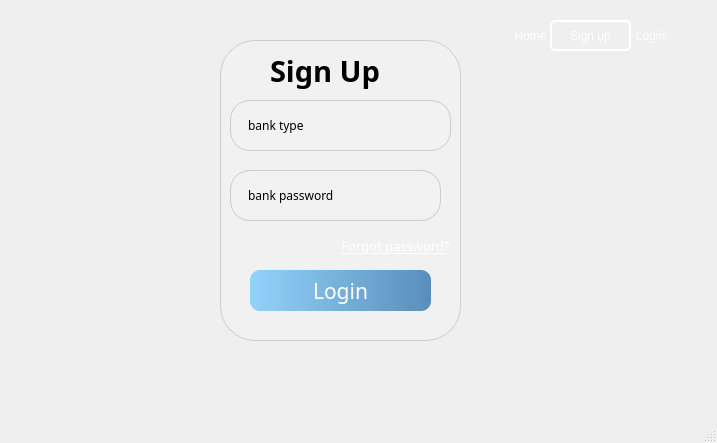
<?xml version="1.0" encoding="UTF-8"?>
<ui version="4.0">
 <class>MainWindow</class>
 <widget class="QMainWindow" name="MainWindow">
  <property name="geometry">
   <rect>
    <x>0</x>
    <y>0</y>
    <width>717</width>
    <height>443</height>
   </rect>
  </property>
  <property name="windowTitle">
   <string>MainWindow</string>
  </property>
  <widget class="QWidget" name="centralwidget">
   <widget class="QPushButton" name="pushButton">
    <property name="geometry">
     <rect>
      <x>610</x>
      <y>20</y>
      <width>81</width>
      <height>31</height>
     </rect>
    </property>
    <property name="styleSheet">
     <string notr="true">border-radius:5px;

color:rgb(255, 255, 255)</string>
    </property>
    <property name="text">
     <string>Login</string>
    </property>
   </widget>
   <widget class="QPushButton" name="pushButton_7">
    <property name="geometry">
     <rect>
      <x>550</x>
      <y>20</y>
      <width>81</width>
      <height>31</height>
     </rect>
    </property>
    <property name="styleSheet">
     <string notr="true">border-radius:5px;
color:rgb(255, 255, 255);
border: 2px solid white;;
</string>
    </property>
    <property name="text">
     <string>Sign up</string>
    </property>
   </widget>
   <widget class="QLabel" name="label">
    <property name="geometry">
     <rect>
      <x>220</x>
      <y>40</y>
      <width>241</width>
      <height>301</height>
     </rect>
    </property>
    <property name="styleSheet">
     <string notr="true">border: 1px solid #cccccc; /* Light gray border */
    border-radius: 35px; /* Rounded corners */
    background-color: rgba(255, 255, 255, 0.1); /* Transparent-like background */
    padding: 15px; /* Padding to create space around the text */</string>
    </property>
    <property name="text">
     <string/>
    </property>
   </widget>
   <widget class="QLineEdit" name="lineEdit">
    <property name="geometry">
     <rect>
      <x>230</x>
      <y>100</y>
      <width>221</width>
      <height>51</height>
     </rect>
    </property>
    <property name="font">
     <font>
      <family>Segoe Script</family>
     </font>
    </property>
    <property name="styleSheet">
     <string notr="true">border: 1px solid #cccccc; /* Light gray border */
border-radius: 20px; /* Rounded corners */
background-color: rgba(255, 255, 255, 0.1); /* Transparent-like background */
padding: 15px; /* Padding to create space around the text */</string>
    </property>
    <property name="text">
     <string>bank type</string>
    </property>
    <property name="echoMode">
     <enum>QLineEdit::EchoMode::Normal</enum>
    </property>
    <property name="placeholderText">
     <string>Usename</string>
    </property>
   </widget>
   <widget class="QPushButton" name="pushButton_6">
    <property name="geometry">
     <rect>
      <x>250</x>
      <y>270</y>
      <width>181</width>
      <height>41</height>
     </rect>
    </property>
    <property name="font">
     <font>
      <family>Segoe Script</family>
      <pointsize>16</pointsize>
     </font>
    </property>
    <property name="styleSheet">
     <string notr="true">color:rgb(255, 255, 255);
background: qlineargradient(spread:pad, x1:0, y1:0.5, x2:1, y2:0.5, stop:0 #87CEFA, stop:1 #4682B4);
border-radius:10px;
</string>
    </property>
    <property name="text">
     <string>Login</string>
    </property>
   </widget>
   <widget class="QLabel" name="label_3">
    <property name="geometry">
     <rect>
      <x>240</x>
      <y>60</y>
      <width>81</width>
      <height>21</height>
     </rect>
    </property>
    <property name="font">
     <font>
      <pointsize>12</pointsize>
     </font>
    </property>
    <property name="text">
     <string/>
    </property>
   </widget>
   <widget class="QLabel" name="label_5">
    <property name="geometry">
     <rect>
      <x>0</x>
      <y>0</y>
      <width>711</width>
      <height>391</height>
     </rect>
    </property>
    <property name="text">
     <string/>
    </property>
    <property name="pixmap">
     <pixmap>../img/hinh-nen-4k-windows-10_100821069.jpg</pixmap>
    </property>
    <property name="scaledContents">
     <bool>true</bool>
    </property>
   </widget>
   <widget class="QLabel" name="label_4">
    <property name="geometry">
     <rect>
      <x>240</x>
      <y>130</y>
      <width>81</width>
      <height>21</height>
     </rect>
    </property>
    <property name="font">
     <font>
      <pointsize>12</pointsize>
     </font>
    </property>
    <property name="text">
     <string/>
    </property>
   </widget>
   <widget class="QLabel" name="label_2">
    <property name="geometry">
     <rect>
      <x>270</x>
      <y>40</y>
      <width>121</width>
      <height>61</height>
     </rect>
    </property>
    <property name="font">
     <font>
      <family>Segoe Script</family>
      <pointsize>22</pointsize>
      <bold>true</bold>
     </font>
    </property>
    <property name="text">
     <string>Sign Up</string>
    </property>
   </widget>
   <widget class="QPushButton" name="pushButton_3">
    <property name="geometry">
     <rect>
      <x>490</x>
      <y>20</y>
      <width>81</width>
      <height>31</height>
     </rect>
    </property>
    <property name="styleSheet">
     <string notr="true">border-radius:5px;
color:rgb(255, 255, 255)</string>
    </property>
    <property name="text">
     <string>Home</string>
    </property>
   </widget>
   <widget class="QPushButton" name="pushButton_2">
    <property name="geometry">
     <rect>
      <x>330</x>
      <y>220</y>
      <width>131</width>
      <height>51</height>
     </rect>
    </property>
    <property name="font">
     <font>
      <family>Segoe Script</family>
      <pointsize>10</pointsize>
      <underline>true</underline>
     </font>
    </property>
    <property name="styleSheet">
     <string notr="true">background: none;
border: none;
color:rgb(255, 255, 255)</string>
    </property>
    <property name="text">
     <string>Forgot password?</string>
    </property>
   </widget>
   <widget class="QLineEdit" name="lineEdit_3">
    <property name="geometry">
     <rect>
      <x>230</x>
      <y>170</y>
      <width>211</width>
      <height>51</height>
     </rect>
    </property>
    <property name="font">
     <font>
      <family>Segoe Script</family>
     </font>
    </property>
    <property name="styleSheet">
     <string notr="true">border: 1px solid #cccccc; /* Light gray border */
    border-radius: 20px; /* Rounded corners */
    background-color: rgba(255, 255, 255, 0.1); /* Transparent-like background */
    padding: 15px; /* Padding to create space around the text */</string>
    </property>
    <property name="text">
     <string>bank password </string>
    </property>
    <property name="echoMode">
     <enum>QLineEdit::EchoMode::Normal</enum>
    </property>
    <property name="placeholderText">
     <string>Email</string>
    </property>
   </widget>
   <zorder>label_5</zorder>
   <zorder>pushButton</zorder>
   <zorder>label_4</zorder>
   <zorder>pushButton_6</zorder>
   <zorder>label_3</zorder>
   <zorder>label</zorder>
   <zorder>pushButton_3</zorder>
   <zorder>label_2</zorder>
   <zorder>pushButton_2</zorder>
   <zorder>lineEdit</zorder>
   <zorder>pushButton_7</zorder>
   <zorder>lineEdit_3</zorder>
  </widget>
  <widget class="QMenuBar" name="menubar">
   <property name="geometry">
    <rect>
     <x>0</x>
     <y>0</y>
     <width>717</width>
     <height>22</height>
    </rect>
   </property>
  </widget>
  <widget class="QStatusBar" name="statusbar"/>
 </widget>
 <resources/>
 <connections/>
</ui>
